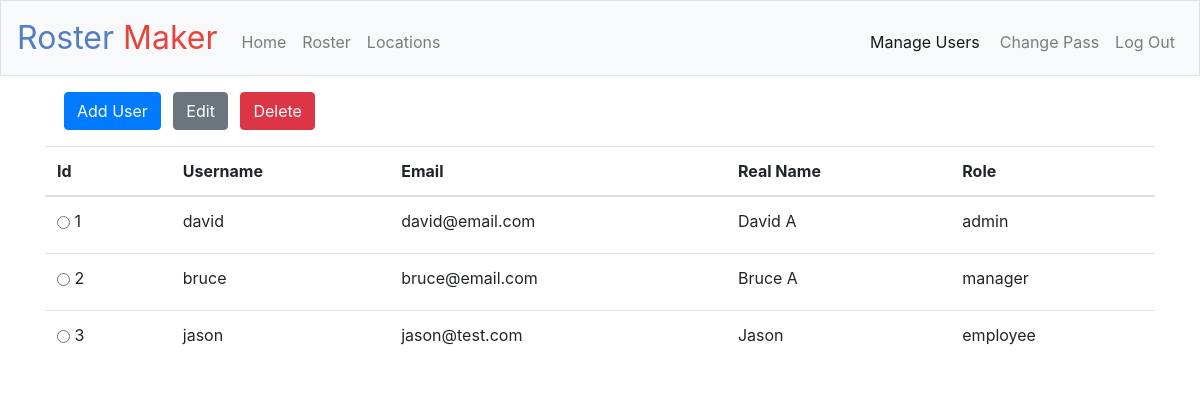
Screenshot of /users (signed in) with the database file from the repository.
### application.py (models this page shows, shortened)
class User(db.Model):
    id = db.Column(db.Integer, primary_key=True)
    username = db.Column(db.String(20), unique=True, nullable=False)
    email = db.Column(db.String(120), unique=True, nullable=False)
    password = db.Column(db.String(100), nullable=False)
    real_name = db.Column(db.String(50), nullable=False)
    role = db.Column(db.String(20), nullable=False)
    shifts = db.relationship('Shift', backref='shift_user', lazy=True)

### application.py (the view)
@app.route("/users",  methods=["GET"])
@admin_required
def users():
    users_query = User.query.all()
    if users_query:
        users = []
        for user in users_query:
            data = {}
            for column in user.__table__.columns:
                data[column.name] = str(getattr(user, column.name))
            users.append(data)
    return render_template("users.html", users=users)

### application.py (called while the page is built)
@app.after_request
def after_request(response):
    response.headers["Cache-Control"] = "no-cache, no-store, must-revalidate"
    response.headers["Expires"] = 0
    response.headers["Pragma"] = "no-cache"
    return response

### helpers.py (called while the page is built)
def admin_required(f):
    @wraps(f)
    def decorated_function(*args, **kwargs):
        if session.get("user_role") != 'admin':
            return redirect("/")
        return f(*args, **kwargs)
    return decorated_function

### templates/users.html (shortened to what this page needs)
{% extends "layout.html" %}
{% block scripts %}
    <link rel="stylesheet" href="https://cdnjs.cloudflare.com/ajax/libs/jquery-contextmenu/2.7.0/jquery.contextMenu.min.css"/>
    <link rel="stylesheet" href="/static/users.css"/>
{% endblock %}
{% block main %}
    <div class="container">
        <div class="container mb-3 text-left">
            <button id="btnAdd" type="button" class="btn btn-primary mx-1">Add User</button>
            <button id="btnEdit" type="button" class="btn btn-secondary mx-1">Edit</button>
            <button id="btnDelete" type="button" class="btn btn-danger mx-1">Delete</button>
        </div>
        <div class="table-responsive">
            <table class="table">
                <thead>
                    <tr>
                        <th>Id</th>
                        <th>Username</th>
                        <th>Email</th>
                        <th>Real Name</th>
                        <th>Role</th>
                    </tr>
                </thead>
                <tbody>
                    {% for user in users %}
                        <tr class="user_row"
                            data-user_id="{{ user['id'] }}"
                            data-username="{{ user['username'] }}"
                            data-email="{{ user['email'] }}"
                            data-real_name="{{ user['real_name'] }}"
                            data-role="{{ user['role'] }}">
                            <td class="userIdCol">
                                <input class="userIdRadio" type="radio" name="select" value="{{ user["id"] }}">
                                <label class="userIdLabel" for="select">{{ user["id"] }}</label>
                            </td>
                            <td>{{ user["username"] }}</td>
                            <td>{{ user["email"] }}</td>
                            <td>{{ user["real_name"] }}</td>
                            <td>{{ user["role"] }}</td>
                        </tr>
                    {% endfor %}
                </tbody>
            </table>
        </div>
    </div>
{% endblock %}

### templates/layout.html (shortened to what this page needs)
<!DOCTYPE html>
<html lang="en">
    <head>
        <link rel="stylesheet" href="https://stackpath.bootstrapcdn.com/bootstrap/4.1.3/css/bootstrap.min.css">
        <link href="/static/styles.css" rel="stylesheet"/>
        {% block scripts %}{% endblock %}
    </head>
    <body>
        <nav class="navbar navbar-expand-md navbar-light bg-light border">
            <a class="navbar-brand" href="/"><span class="blue">Roster</span> <span class="red">Maker</span></a>
            <div class="collapse navbar-collapse" id="navbar">
                {% if session.user_id %}
                    <ul class="navbar-nav mr-auto mt-2">
                        <li class="nav-item mx-0"><a class="nav-link" href="/">Home</a></li>
                        <li class="nav-item mx-0"><a class="nav-link" href="/roster">Roster</a></li>
                        <li class="nav-item mx-0"><a class="nav-link" href="/locations">Locations</a></li>
                    </ul>
                    <ul class="navbar-nav ml-auto mt-2">
                        {% if session.user_role == "admin" %}
                            <li class="nav-item mx-1"><a class="nav-link" href="/users">Manage Users</a></li>
                        {% endif %}
                        <li class="nav-item mx-0"><a class="nav-link" href="/changepass">Change Pass</a></li>
                        <li class="nav-item mx-0"><a class="nav-link" href="/logout">Log Out</a></li>
                    </ul>
                {% else %}
                    <ul class="navbar-nav ml-auto mt-2">
                        <li class="nav-item mx-0"><a class="nav-link" href="/login">Log In</a></li>
                    </ul>
                {% endif %}
            </div>
        </nav>
        <main class="container-fluid p-3">
            {% block main %}{% endblock %}
        </main>
    </body>
</html>

### static/styles.css (style rules this page uses)
nav .navbar-brand { font-size: xx-large; }
nav .navbar-brand .blue { color: #537fbe; }
nav .navbar-brand .red { color: #ea433b; }
main { overflow-x: auto; text-align: center; }
table { text-align: left; }

### static/users.css (style rules this page uses)
.userIdRadio { vertical-align: middle; margin-top: -1px; }
.userIdCol { min-width: 60px; }

### rows the page displays
User: id "1", username "david", email "david@email.com", real_name "David A", role "admin"
User: id "2", username "bruce", email "bruce@email.com", real_name "Bruce A", role "manager"
User: id "3", username "jason", email "jason@test.com", real_name "Jason", role "employee"
